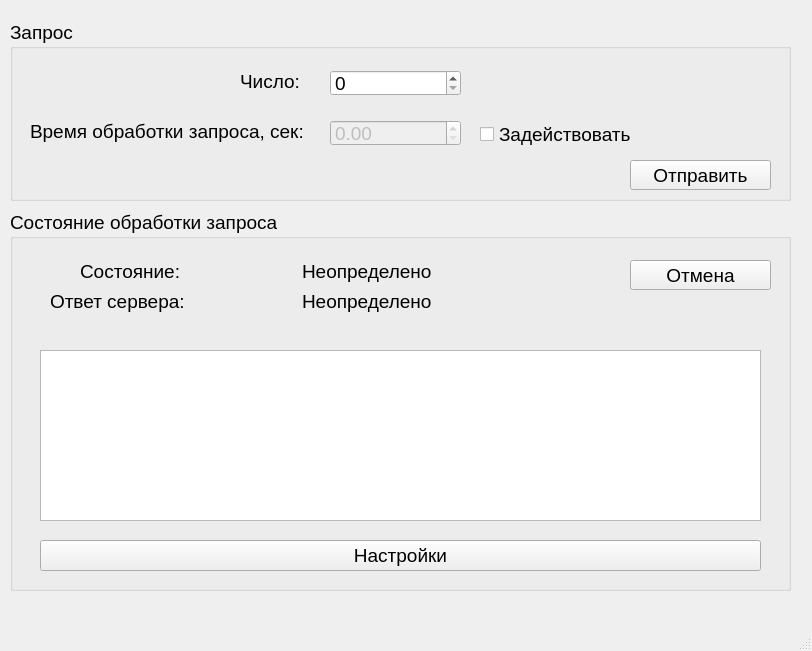
<?xml version="1.0" encoding="UTF-8"?>
<ui version="4.0">
 <class>MainWindow</class>
 <widget class="QMainWindow" name="MainWindow">
  <property name="geometry">
   <rect>
    <x>0</x>
    <y>0</y>
    <width>812</width>
    <height>651</height>
   </rect>
  </property>
  <property name="windowTitle">
   <string>Клиент</string>
  </property>
  <widget class="QWidget" name="centralwidget">
   <widget class="QGroupBox" name="requestGroupBox">
    <property name="geometry">
     <rect>
      <x>10</x>
      <y>20</y>
      <width>781</width>
      <height>181</height>
     </rect>
    </property>
    <property name="font">
     <font>
      <pointsize>14</pointsize>
     </font>
    </property>
    <property name="autoFillBackground">
     <bool>true</bool>
    </property>
    <property name="title">
     <string>Запрос</string>
    </property>
    <widget class="QSpinBox" name="requestSpinBox">
     <property name="geometry">
      <rect>
       <x>320</x>
       <y>50</y>
       <width>131</width>
       <height>26</height>
      </rect>
     </property>
     <property name="font">
      <font>
       <pointsize>14</pointsize>
      </font>
     </property>
    </widget>
    <widget class="QDoubleSpinBox" name="timeoutDoubleSpinBox">
     <property name="enabled">
      <bool>false</bool>
     </property>
     <property name="geometry">
      <rect>
       <x>320</x>
       <y>100</y>
       <width>131</width>
       <height>26</height>
      </rect>
     </property>
     <property name="font">
      <font>
       <pointsize>14</pointsize>
      </font>
     </property>
    </widget>
    <widget class="QLabel" name="label">
     <property name="geometry">
      <rect>
       <x>230</x>
       <y>50</y>
       <width>59</width>
       <height>22</height>
      </rect>
     </property>
     <property name="font">
      <font>
       <pointsize>14</pointsize>
      </font>
     </property>
     <property name="text">
      <string>Число:</string>
     </property>
    </widget>
    <widget class="QLabel" name="label_2">
     <property name="geometry">
      <rect>
       <x>20</x>
       <y>100</y>
       <width>281</width>
       <height>22</height>
      </rect>
     </property>
     <property name="font">
      <font>
       <pointsize>14</pointsize>
      </font>
     </property>
     <property name="text">
      <string>Время обработки запроса, сек:</string>
     </property>
    </widget>
    <widget class="QCheckBox" name="timeoutCheckBox">
     <property name="geometry">
      <rect>
       <x>470</x>
       <y>100</y>
       <width>171</width>
       <height>28</height>
      </rect>
     </property>
     <property name="font">
      <font>
       <pointsize>14</pointsize>
      </font>
     </property>
     <property name="text">
      <string>Задействовать</string>
     </property>
    </widget>
    <widget class="QPushButton" name="sendRequesPushButton">
     <property name="geometry">
      <rect>
       <x>620</x>
       <y>140</y>
       <width>141</width>
       <height>30</height>
      </rect>
     </property>
     <property name="font">
      <font>
       <pointsize>14</pointsize>
      </font>
     </property>
     <property name="text">
      <string>Отправить</string>
     </property>
    </widget>
   </widget>
   <widget class="QGroupBox" name="groupBox_2">
    <property name="geometry">
     <rect>
      <x>10</x>
      <y>210</y>
      <width>781</width>
      <height>381</height>
     </rect>
    </property>
    <property name="font">
     <font>
      <pointsize>14</pointsize>
     </font>
    </property>
    <property name="autoFillBackground">
     <bool>true</bool>
    </property>
    <property name="title">
     <string>Состояние обработки запроса </string>
    </property>
    <widget class="QLabel" name="label_3">
     <property name="geometry">
      <rect>
       <x>70</x>
       <y>50</y>
       <width>111</width>
       <height>22</height>
      </rect>
     </property>
     <property name="font">
      <font>
       <pointsize>14</pointsize>
      </font>
     </property>
     <property name="text">
      <string>Состояние:</string>
     </property>
    </widget>
    <widget class="QLabel" name="label_4">
     <property name="geometry">
      <rect>
       <x>40</x>
       <y>80</y>
       <width>151</width>
       <height>22</height>
      </rect>
     </property>
     <property name="font">
      <font>
       <pointsize>14</pointsize>
      </font>
     </property>
     <property name="text">
      <string>Ответ сервера:</string>
     </property>
    </widget>
    <widget class="QLabel" name="stateRequestLabel">
     <property name="geometry">
      <rect>
       <x>292</x>
       <y>50</y>
       <width>141</width>
       <height>22</height>
      </rect>
     </property>
     <property name="font">
      <font>
       <pointsize>14</pointsize>
      </font>
     </property>
     <property name="text">
      <string>Неопределено</string>
     </property>
    </widget>
    <widget class="QLabel" name="requestResultLabel">
     <property name="geometry">
      <rect>
       <x>292</x>
       <y>80</y>
       <width>141</width>
       <height>22</height>
      </rect>
     </property>
     <property name="font">
      <font>
       <pointsize>14</pointsize>
      </font>
     </property>
     <property name="text">
      <string>Неопределено</string>
     </property>
    </widget>
    <widget class="QPushButton" name="cancelRequestPushButton">
     <property name="geometry">
      <rect>
       <x>620</x>
       <y>50</y>
       <width>141</width>
       <height>30</height>
      </rect>
     </property>
     <property name="font">
      <font>
       <pointsize>14</pointsize>
      </font>
     </property>
     <property name="text">
      <string>Отмена</string>
     </property>
    </widget>
    <widget class="QPlainTextEdit" name="logsPlainTextEdit">
     <property name="geometry">
      <rect>
       <x>30</x>
       <y>140</y>
       <width>721</width>
       <height>171</height>
      </rect>
     </property>
     <property name="font">
      <font>
       <pointsize>14</pointsize>
      </font>
     </property>
     <property name="readOnly">
      <bool>true</bool>
     </property>
    </widget>
    <widget class="QPushButton" name="settingsPushButton">
     <property name="geometry">
      <rect>
       <x>30</x>
       <y>330</y>
       <width>721</width>
       <height>31</height>
      </rect>
     </property>
     <property name="font">
      <font>
       <pointsize>14</pointsize>
      </font>
     </property>
     <property name="text">
      <string>Настройки</string>
     </property>
    </widget>
   </widget>
  </widget>
  <widget class="QMenuBar" name="menubar">
   <property name="geometry">
    <rect>
     <x>0</x>
     <y>0</y>
     <width>812</width>
     <height>22</height>
    </rect>
   </property>
  </widget>
  <widget class="QStatusBar" name="statusbar"/>
 </widget>
 <resources/>
 <connections/>
</ui>
